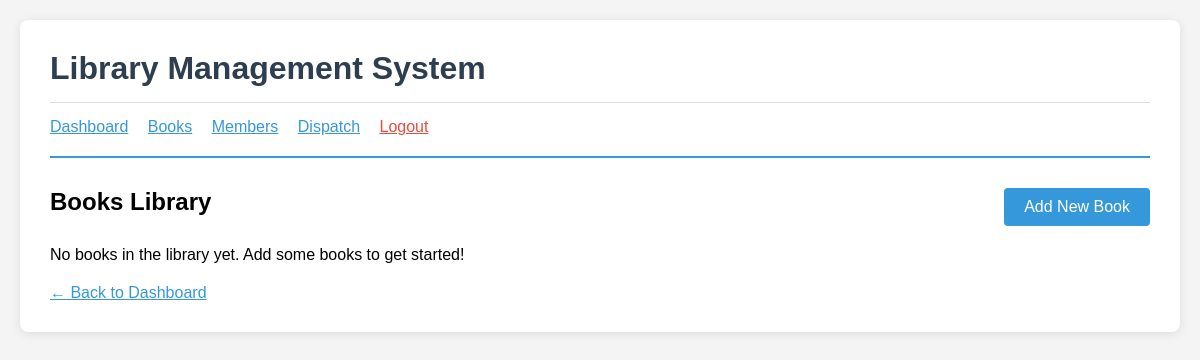
Page /books/ (signed in) on the earlier database version.
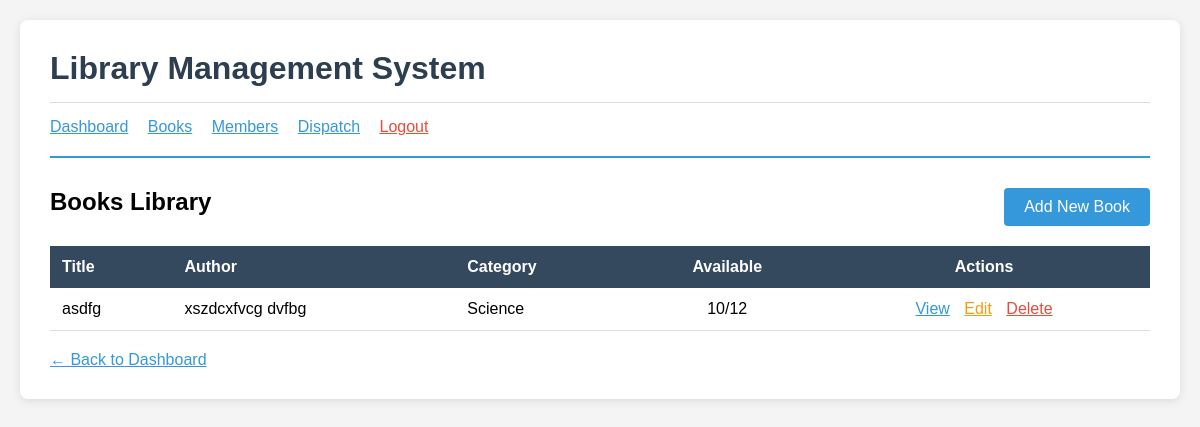
Same page on the later database version.
### books/models.py (models this page shows, shortened)
class Book(models.Model):
 title = models.CharField(
 max_length=200,
 help_text="Enter the book title"
 )
 author = models.CharField(
 max_length=100,
 help_text="Enter the author's name"
 )
 isbn = models.CharField(
 max_length=13,
 unique=True,
 help_text="13 Character ISBN number"
 )
 publisher = models.CharField(
 max_length=100,
 blank=True,
 help_text="Publisher name (optional)"
 )
 publication_year = models.IntegerField(
 validators=[MinValueValidator(1000)],
 help_text="Year of publication"
 )
 category = models.CharField(
 max_length=50,
 choices=[
 ('fiction', 'Fiction'),
 ('non_fiction', 'Non-Fiction'),
 ('science', 'Science'),
 ('history', 'History'),
 ('biography', 'Biography'),
 ('children', 'Children'),
 ('reference', 'Reference'),
 ],
 default='fiction'
 )
 total_copies = models.IntegerField(
 default=1,
 validators=[MinValueValidator(1)],
 help_text="Total number of copies"
 )
 available_copies = models.IntegerField(
 default=1,
 validators=[MinValueValidator(0)],
 help_text="Number of copies available for borrowing"  )
 description = models.TextField(
 blank=True,
 help_text="Brief description of the book"  )
 added_date = models.DateTimeField(auto_now_add=True)
 updated_date = models.DateTimeField(auto_now=True)
 class Meta:
  ordering = ['title']
  verbose_name = 'Book'
  verbose_name_plural = 'Books'

### books/views.py (the view)
# urls.py: path('', views.book_list, name='book_list'),
@login_required
@user_passes_test(is_librarian)
def book_list(request):
 books = Book.objects.all()
 return render(request, 'books/book_list.html', {'books': books})

### accounts/models.py (called while the page is built)
    def is_librarian(self):
        return self.user_type == 'librarian'

### books/views.py (called while the page is built)
def is_librarian(user):
 return user.is_authenticated and user.user_type == 'librarian'

### books/templates/books/book_list.html
{% extends 'accounts/base.html' %} {% block content %}
<div style="display: flex; justify-content: space-between; margin-bottom: 20px">
  <h2>Books Library</h2>
  <a
    href="{% url 'book_create' %}"
    style="
      padding: 10px 20px;
      background: #3498db;
      color: white;
      text-decoration: none;
      border-radius: 4px;
    "
  >
    Add New Book
  </a>
</div>
{% if books %}
<table style="width: 100%; border-collapse: collapse">
  <thead style="background: #34495e; color: white">
    <tr>
      <th style="padding: 12px; text-align: left">Title</th>
      <th style="padding: 12px; text-align: left">Author</th>
      <th style="padding: 12px; text-align: left">Category</th>
      <th style="padding: 12px; text-align: center">Available</th>
      <th style="padding: 12px; text-align: center">Actions</th>
    </tr>
  </thead>
  <tbody>
    {% for book in books %}
    <tr style="border-bottom: 1px solid #ddd">
      <td style="padding: 12px">{{ book.title }}</td>
      <td style="padding: 12px">{{ book.author }}</td>
      <td style="padding: 12px">{{ book.get_category_display }}</td>
      <td style="padding: 12px; text-align: center">
        {{ book.available_copies }}/{{ book.total_copies }}
      </td>
      <td style="padding: 12px; text-align: center">
        <a
          href="{% url 'book_detail' book.pk %}"
          style="color: #3498db; margin: 0 5px"
          >View</a
        >
        <a
          href="{% url 'book_update' book.pk %}"
          style="color: #f39c12; margin: 0 5px"
          >Edit</a
        >
        <a
          href="{% url 'book_delete' book.pk %}"
          style="color: #e74c3c; margin: 0 5px"
          >Delete</a
        >
      </td>
    </tr>
    {% endfor %}
  </tbody>
</table>
{% else %}
<p>No books in the library yet. Add some books to get started!</p>
{% endif %}
<div style="margin-top: 20px">
  <a href="{% url 'librarian_dashboard' %}" style="color: #3498db">
    ← Back to Dashboard
  </a>
</div>
{% endblock %}

Differences in the rows shown:
added Book: title "asdfg", author "xszdcxfvcg dvfbg", category "Science", available_copies "10", total_copies "12"
Other differences:
text no longer shown: "No books in the library yet. Add some books to get started!"
text now shown: "Title Author Category Available Actions"
